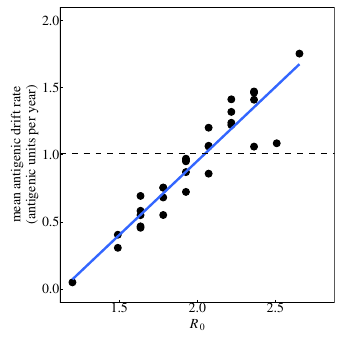

Generate this figure with R:
#!/usr/bin/env Rscript


library(RSQLite)
library(ggplot2)
library(reshape2)
library(gridExtra)
library(grid)
library(sensitivity)
library(scales)
library(xtable)
library(gtable)

resultsDir = '../../analysis/R0_drift'
resultsDb = paste(resultsDir,'results.sqlite',sep='/')
plotDir = './'

textSize = 6
pointSize = 1
lineSize = .8
plot_themes  = 	theme_classic() +
				theme(axis.line = element_line(size=.3)) +
				theme(axis.ticks = element_line(size=.3)) +
				theme(axis.ticks.length = unit(-.07,'cm')) +
				theme(axis.ticks.margin = unit(.11,'cm')) +
				theme(axis.title.x=element_text(size=textSize)) + 
				theme(axis.text.x=element_text(size= textSize)) + 
				theme(axis.title.y=element_text(size= textSize)) +
				theme(axis.text.y=element_text(size= textSize)) +
				theme(plot.title=element_text(size=textSize)) +
				theme(plot.margin=unit(c(3,3,3,3),'mm')) +
				theme(legend.title=element_text(size=textSize)) +
				theme(legend.text=element_text(size=textSize)) +
				theme(legend.position ='bottom') +
				theme(legend.direction='horizontal') +
				theme(legend.margin = unit(-.5,'cm')) +
				theme(panel.border = element_rect(colour = "black", fill=NA, size=.5)) +
				theme(axis.line = element_blank())


comboDb = dbConnect(SQLite(), dbname = resultsDb)
initExtension(comboDb)
parNames = c('R0')
plotDF = dbGetQuery(comboDb, paste('SELECT',paste(parNames,collapse=','),',meanFluxRate FROM pooled_results',sep=' '))

parName = 'R0'
fit = lm(meanFluxRate~R0,data=plotDF)

R2 = summary(fit)$r.squared
pearsonR = cor.test(plotDF$R0, plotDF$meanFluxRate)$estimate
CI = cor.test(plotDF$R0, plotDF$meanFluxRate)$conf.int

parName = 'R0'
betaLabel = paste('rho ==',round(rho,3))
pLabel = paste('p ==',round(p,3))
R2Label = paste('R^{2} ==',round(R2,3))
xLocation = (((max(plotDF[, parName])-min(plotDF[, parName]))/5+min(plotDF[, parName])))

R0Plot = ggplot(plotDF, aes_string(x=parName,y="meanFluxRate")) + 
	geom_point(size = pointSize*2) +
	xlab(expression(italic("R"[0]))) + 
	ylab("Mean antigenic drift rate\n(antigenic units per year)") + 
	ylim(c(0,2)) + 
	stat_smooth(method="lm",se=FALSE,size=lineSize) +
	geom_hline(aes(yintercept=1.01),linetype=2) +
	plot_themes +
				theme(axis.title.x=element_text(size= 10)) +
				theme(axis.text.x=element_text(size= 10)) + 
				theme(axis.title.y=element_text(size= 10)) +
				theme(axis.text.y=element_text(size= 10)) +
				theme(plot.title=element_text(size=10)) +
				theme(plot.margin=unit(c(2,2,2,2),'mm')) 
pdf('R0_drift.pdf',width=3.425, height = 3.425)
print(R0Plot)
dev.off()
